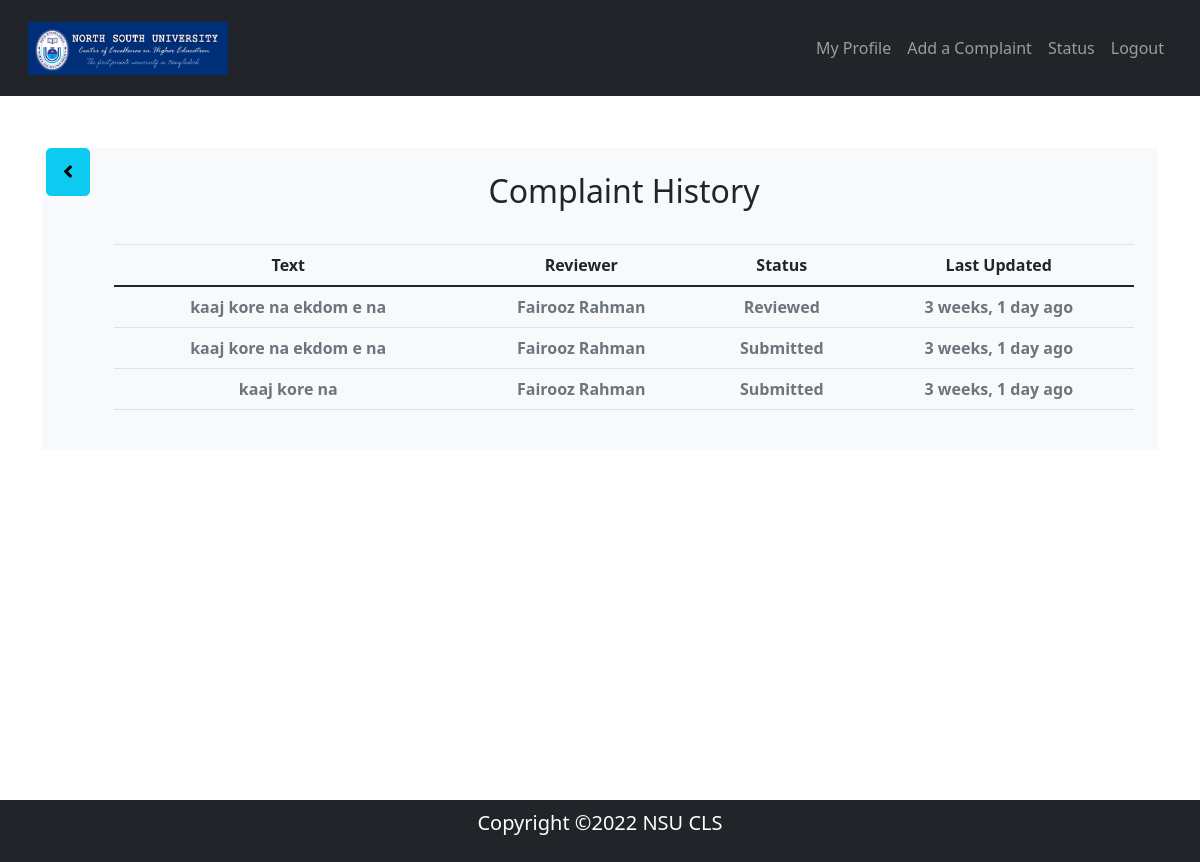
Screenshot of /complaints/see-history/8e229e150b6a4ad4903bab0bfc7b2d6d/ (signed in) with the database file from the repository.
### Complaint/models.py (models this page shows, shortened)
class History(models.Model):
    id = models.UUIDField(default=uuid.uuid4, unique=True, primary_key=True, editable=False)
    complaint_id = models.ForeignKey(Complaints, on_delete=models.CASCADE)
    reviewer = models.ForeignKey(get_user_model(), null=True, blank=True, on_delete=models.CASCADE)
    text = models.TextField(max_length=5000)
    status = models.CharField(max_length=100)
    created = models.DateTimeField(auto_now_add=True)

### Authentication/models.py (models this page shows)
class CustomUser(AbstractBaseUser, PermissionsMixin):
    TYPE_OF_USER = (
        ('Faculty', 'Faculty'),
        ('Student', 'Student'),
        ('Administrator', 'Administrator'),
        ('Staff', 'Staff'),
    )
    type = models.CharField(max_length=100, choices=TYPE_OF_USER)
    email = models.EmailField(_('email address'), unique=True)
    name = models.CharField(max_length=200)
    phone = models.CharField(max_length=11, unique=True, validators=[validate_phone])
    nsu_id = models.CharField(max_length=10, unique=True, validators=[validate_id])
    nsu_card = models.ImageField(upload_to='NSU_ID_CARD/')
    is_staff = models.BooleanField(default=False)
    is_active = models.BooleanField(default=True)
    USERNAME_FIELD = 'email'
    REQUIRED_FIELDS = ['name', 'phone', 'nsu_id', 'nsu_card']
    objects = CustomUserManager()
    def __str__(self):
        return self.email
    class Meta:
        verbose_name = 'user'
        verbose_name_plural = 'users'
        abstract = False

### Complaint/views.py (the view)
# urls.py: path('see-history/<str:pk>/', views.seeHistory, name='see-history'),
@login_required(login_url='login')
def seeHistory(request, pk):
    complaint_obj = Complaints.objects.get(id=pk)
    if complaint_obj.reviewer == request.user.email or complaint_obj.user == request.user.email or request.user.email == 'projectwork.testemail@gmail.com':
        messages.error(request, 'You are not authorized to see this complaint!')
        return redirect('my-account')
    history = History.objects.all().filter(complaint_id=pk).order_by('-created')
    context = {'history': history, 'complaint': complaint_obj}
    return render(request, 'Complaint/history.html', context)

### Complaint/templates/Complaint/history.html (shortened to what this page needs)
<!DOCTYPE html>
{% load static %}
{% load humanize %}
<html lang="en" xmlns="http://www.w3.org/1999/html">
<head>
    <link href="//maxcdn.bootstrapcdn.com/bootstrap/4.0.0/css/bootstrap.min.css" rel="stylesheet" id="bootstrap-css">
    <link href="https://cdn.jsdelivr.net/npm/bootstrap@5.0.2/dist/css/bootstrap.min.css" rel="stylesheet"
>
    <link rel="stylesheet" href="https://use.fontawesome.com/releases/v5.0.8/css/all.css">
</head>
<body style="position: relative; min-height: 100vh;">
<nav class="navbar navbar-expand-lg bg-dark navbar-dark py-3 fixed-top">
    <div class="container-fluid">
        <a class="navbar-brand" href="">
            <img src="{% static 'images/logo.png' %}" alt="" width="200" class="d-inline-block align-text-top">
        </a>
        <div class="collapse navbar-collapse" id="navmenu">
            <ul class="navbar-nav ms-auto">
                <li class="nav-item">
                    <a href="{% url 'my-account' %}" class="nav-link">My Profile</a>
                </li>
                <li class="nav-item">
                    <a href="{% url 'add-complaint' %}" class="nav-link">Add a Complaint</a>
                </li>
                <li class="nav-item">
                    <a href="{% url 'status' %}" class="nav-link">Status</a>
                </li>
                <li class="nav-item">
                    <a href="{% url 'logout' %}" class="nav-link">Logout</a>
                </li>
            </ul>
        </div>
    </div>
</nav>
<div class="container text-center" style="padding-top: 100px; position: relative; min-height: 100vh;">
    <br>
    <br>
    <a class="btn btn-info btn-lg float-left ml-1" href="{% url 'complaint-card' complaint.id %}"><i class="fas fa-angle-left"></i></a>
    <div class="bg-light">
        <div class="row d-flex justify-content-center p-4">
            <h2>Complaint History</h2>
            <br>
            <br>
            <br>
            <table class="table table-hover">
                <thead>
                <tr>
                    <th scope="col">Text</th>
                    <th scope="col">Reviewer</th>
                    <th scope="col">Status</th>
                    <th scope="col">Last Updated</th>
                </tr>
                </thead>
                <tbody>
                {% for update in history %}
                <tr class="text-secondary fw-bold">
                    <td>{{update.text}}</td>
                    <td><a href="{% url 'profile' update.reviewer %}" class="text-decoration-none text-secondary">{{update.reviewer.name}}</a></td>
                    <td>{{update.status}}</td>
                    <td>{{update.created | naturaltime}}</td>
                </tr>
                {% endfor %}
                </tbody>
            </table>
        </div>
    </div>
</div>
</body>
<footer class="p-2 bg-dark text-white text-center position-relative">
    <div class="container">
        <p class="lead">Copyright &copy;2022 NSU CLS</p>
        <a href="#" class="position-absolute bottom-0 end-0 p-2">
        </a>
    </div>
</footer>
</html>

### rows the page displays
History: text "kaaj kore na ekdom e na", reviewer.name "Fairooz Rahman", status "Reviewed", created "3 weeks, 1 day ago"
History: text "kaaj kore na ekdom e na", reviewer.name "Fairooz Rahman", status "Submitted", created "3 weeks, 1 day ago"
History: text "kaaj kore na", reviewer.name "Fairooz Rahman", status "Submitted", created "3 weeks, 1 day ago"
